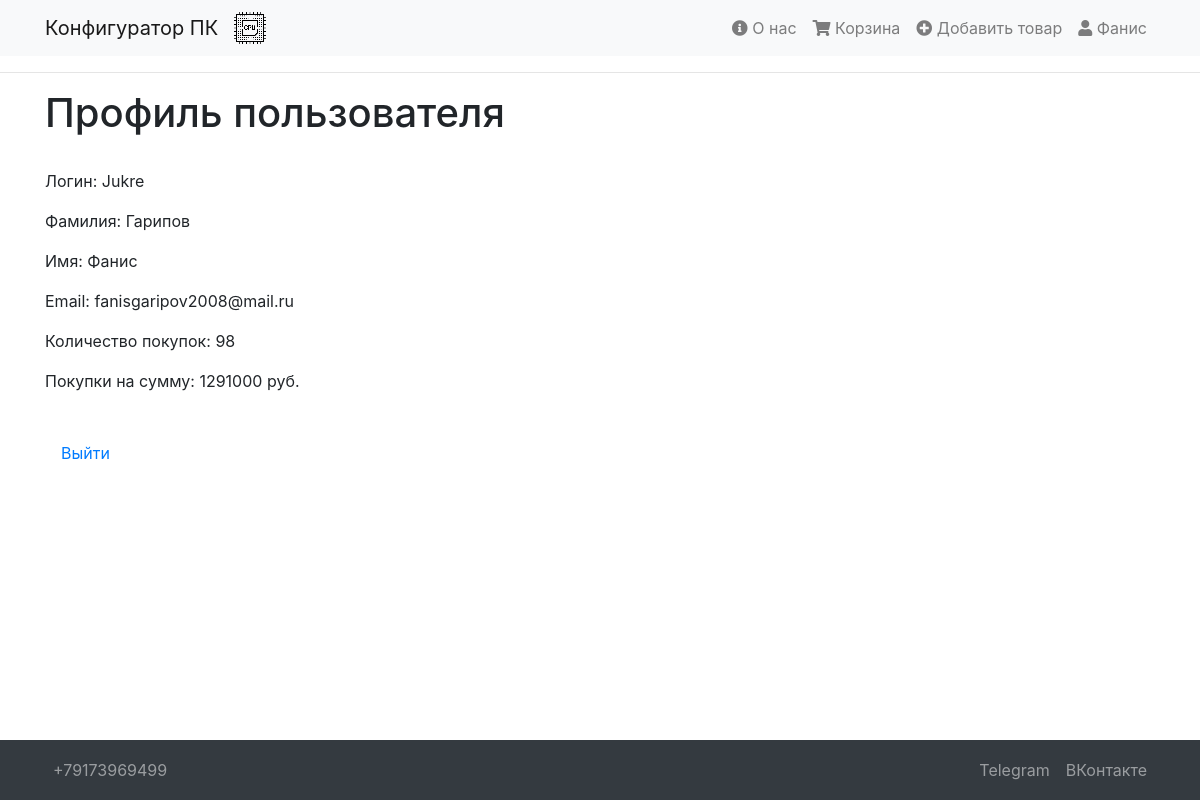
The app's page /profile (signed in) with its own data.
### models.py (models this page shows, shortened)
class User(UserMixin, db.Model):
    id = db.Column(db.Integer, primary_key=True)
    username = db.Column(db.String(100), unique=True, nullable=False)
    password_hash = db.Column(db.String(100), nullable=False)
    name = db.Column(db.String(100), nullable=False)
    surname = db.Column(db.String(100), nullable=False)
    email = db.Column(db.String(100), unique=True, nullable=False)
    pokupki = db.Column(db.Integer, nullable=True, default=0)
    summa = db.Column(db.Integer, nullable=True, default=0)

### server.py (the view)
@app.route('/profile')
def profile():
    user = flask_login.current_user
    if user.is_authenticated:
        return render_template('profile.html', user=user)
    else:
        return redirect(url_for('login'))

### server.py (called while the page is built)
@login_manager.user_loader
def load_user(user_id):
    return User.query.get(int(user_id))

### templates/profile.html (shortened to what this page needs)
{% extends 'base.html' %}
{% block content %}
<body>
    <h1>Профиль пользователя</h1><br>
    <p>Логин: {{ user.username }}</p>
    <p>Фамилия: {{ user.surname }}</p>
    <p>Имя: {{ user.name }}</p>
    <p>Email: {{ user.email }}</p>
    <p>Количество покупок: {{ user.pokupki }}</p>
    <p>Покупки на сумму: {{ user.summa }} руб.</p>
    <br>
    <a class="nav-link" href="/logout">Выйти</a>
{% endblock %}

### templates/base.html (shortened to what this page needs)
<!DOCTYPE html>
<html lang="ru">
<head>
    <link rel="stylesheet" href="https://maxcdn.bootstrapcdn.com/bootstrap/4.0.0-beta/css/bootstrap.min.css">
    <link rel="stylesheet" href="https://cdnjs.cloudflare.com/ajax/libs/font-awesome/5.15.3/css/all.min.css" />
</head>
<body>
<nav class="navbar navbar-expand-lg navbar-light bg-light">
    <div class="container">
        <a class="navbar-brand" href="/">Конфигуратор ПК</a>
        <img src="static/cpu.png" alt="" class="logo-image">
        <div class="collapse navbar-collapse justify-content-end" id="navbarNav">
            <ul class="navbar-nav">
                <li class="nav-item">
                    <a class="nav-link" href="/aboutme"><i class="fas fa-info-circle"></i> О нас</a>
                </li>
                <li class="nav-item">
                    <a class="nav-link" href="/shopping-cart"><i class="fas fa-shopping-cart"></i> Корзина</a>
                </li>
                <li class="nav-item">
                    <a class="nav-link" href="/create"><i class="fas fa-plus-circle"></i> Добавить товар</a>
                </li>
                {% if user.is_authenticated %}
                <li class="nav-item">
                    <a class="nav-link" href="/profile"><i class="fas fa-user"></i> {{ user.name }}</a>
                </li>
                {% else %}
                <li class="nav-item">
                    <a class="nav-link" href="/login"><i class="fas fa-sign-in-alt"></i> Войти</a>
                </li>
                {% endif %}
            </ul>
        </div>
    </div>
</nav>
<hr>
<div class="container my-3">
    {% block content %}
    {% endblock %}
</div>
<nav class="navbar navbar-expand-lg navbar-dark bg-dark fixed-bottom" id="additional-navbar">
    <div class="container">
        <ul class="navbar-nav me-auto mb-2 mb-lg-0">
            <li class="nav-item">
                <a class="nav-link" href="tel:89173969499">+79173969499</a>
            </li>
        </ul>
        <ul class="navbar-nav ms-auto mb-2 mb-lg-0">
            <li class="nav-item">
                <a class="nav-link" href="https://t.me/dontcrymygirl">Telegram</a>
            </li>
            <li class="nav-item">
                <a class="nav-link" href="https://vk.com/i_fanis_hello">ВКонтакте</a>
            </li>
        </ul>
    </div>
</nav>
</body>
</html>

### templates/base.html (style rules this page uses)
.fixed-bottom { position: fixed; bottom: 0; width: 100%; z-index: 9999; }
.container.my-3 { margin-bottom: 60px; }
.navbar-dark.bg-dark { height: auto; min-height: 60px; }

### records on screen
User: name "Фанис", username "Jukre", surname "Гарипов", email "fanisgaripov2008@mail.ru", pokupki "98", summa "1291000"
